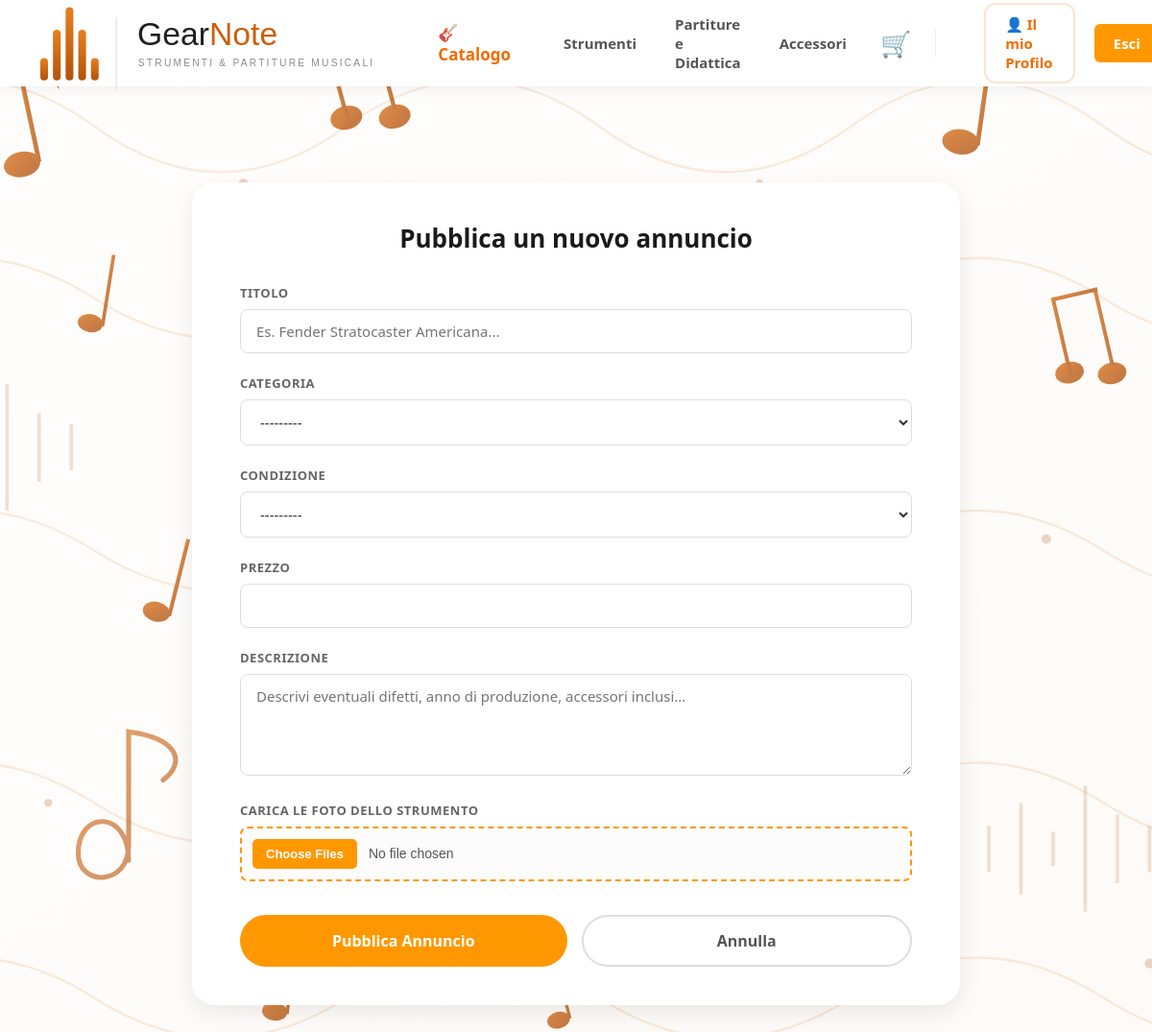
The app's page /catalogo/nuovo-annuncio/ (signed in) with its own data.
### catalog/models.py (models this page shows, shortened)
class Categoria(models.Model):
    nome = models.CharField(max_length=100)
    slug = models.SlugField(unique=True, blank=True)
    categoria_padre = models.ForeignKey(
        'self',
        on_delete=models.CASCADE,
        null=True,
        blank=True,
        related_name='sottocategorie'
    )
    class Meta:
        verbose_name_plural = "Categorie"
    def __str__(self):
        if self.categoria_padre:
            return f"{self.categoria_padre.nome} -> {self.nome}"
        return self.nome

### catalog/views.py (the view)
# urls.py: path('nuovo-annuncio/', views.aggiungi_prodotto, name='aggiungi_prodotto'),
@login_required(login_url='/accounts/login/')
def aggiungi_prodotto(request):
    if not hasattr(request.user, 'profilo') or request.user.profilo.ruolo != 'venditore':
        messages.error(request, "Accesso negato. Solo i venditori possono creare annunci.")
        return redirect('home')
    if request.method == 'POST':
        form = ProdottoForm(request.POST, request.FILES)
        if form.is_valid():
            prodotto = form.save(commit=False)
            prodotto.venditore = request.user
            prodotto.save()
            immagini = request.FILES.getlist('foto')
            for indice, file_immagine in enumerate(immagini):
                is_principale = True if indice == 0 else False
                ImmagineProdotto.objects.create(
                    prodotto=prodotto,
                    immagine=file_immagine,
                    principale=is_principale
                )
            return redirect('accounts:profilo')
    else:
        form = ProdottoForm()
    return render(request, 'catalog/dati_prodotto.html', {'form': form})

### catalog/forms.py (shortened to what this page needs)
class ProdottoForm(forms.ModelForm):
    foto = MultipleFileField(
        required=False,
        label="Carica le foto dello strumento"
    )
    class Meta:
        model = Prodotto
        fields = [
            'titolo',
            'categoria',
            'condizione',
            'prezzo',
            'descrizione'
        ]
        widgets = {
            'titolo': forms.TextInput(attrs={'class': 'form-control', 'placeholder': 'Es. Fender Stratocaster Americana...'}),
            'categoria': forms.Select(attrs={'class': 'form-select'}),
            'condizione': forms.Select(attrs={'class': 'form-select'}),
            'prezzo': forms.NumberInput(attrs={'class': 'form-control', 'step': '0.01'}),
            'descrizione': forms.Textarea(attrs={'class': 'form-control', 'rows': 4, 'placeholder': 'Descrivi eventuali difetti, anno di produzione, accessori inclusi...'}),
        }

### cart/context_processors.py (called while the page is built)
def contatore_carrello(request):
    conteggio = 0
    if request.user.is_authenticated and request.user.profilo.ruolo != 'venditore':
        try:
            carrello = Carrello.objects.get(utente=request.user)
            conteggio = carrello.numero_articoli
        except Carrello.DoesNotExist:
            conteggio = 0
    return {'cart_items_count': conteggio}

### catalog/context_processors.py (called while the page is built)
def categorie_navbar(request):
    return {
        'categorie_principali': Categoria.objects.filter(categoria_padre__isnull=True)
    }

### catalog/models.py (called while the page is built)
    def __str__(self):
        return self.nome

### catalog/templates/catalog/dati_prodotto.html (shortened to what this page needs)
{% extends 'base.html' %}
{% block content %}
<div class="nuovo-annuncio-wrapper">
    <div class="form-card">
        <h2>
            {% if prodotto %}
                Modifica Annuncio
            {% else %}
                Pubblica un nuovo annuncio
            {% endif %}
        </h2>
        <form method="POST" enctype="multipart/form-data">
            {% for field in form %}
                <div class="campo-gruppo">
                    <label>{{ field.label }}</label>
                    {{ field }}
                </div>
            {% endfor %}
            <div class="azioni-form">
                <button type="submit" class="btn-primary">
                    {% if prodotto %}Salva Modifiche{% else %}Pubblica Annuncio{% endif %}
                </button>
                <a href="{% url 'accounts:profilo' %}" class="btn-annulla">Annulla</a>
            </div>
        </form>
    </div>
</div>
{% endblock %}

### templates/base.html (shortened to what this page needs)
{% load static %}
<!DOCTYPE html>
<html lang="it">
<head>
    <link rel="stylesheet" href="{% static 'css/style.css' %}">
</head>
<body>
    <header class="navbar" style="display: flex; justify-content: space-between; align-items: center;">
        <div style="display: flex; align-items: center; gap: 40px;">
            <div class="logo">
                <a href="/">
                    <img src="{% static 'img/logo.svg' %}" alt="Logo GearNote" style="display: block;">
                </a>
            </div>
            <a href="{% url 'catalog:lista' %}" style="
                font-size: 17px;
                font-weight: 800;
                color: #ef6c00;
                text-decoration: none;
                display: flex;
                align-items: center;
                gap: 8px;
                padding: 8px 15px;
                border-radius: 12px;
                transition: all 0.2s ease;
            " onmouseover="this.style.backgroundColor='#fff8f3'; this.style.transform='translateY(-2px)';" onmouseout="this.style.backgroundColor='transparent'; this.style.transform='translateY(0)';"
            >
                🎸 Catalogo
            </a>
            {% for macro in categorie_principali %}
                <a href="{% url 'catalog:categoria_detail' macro.slug %}" class="link-macro" style="
                    font-size: 15px;
                    font-weight: 600;
                    color: #555;
                    text-decoration: none;
                    transition: color 0.2s;
                " onmouseover="this.style.color='#ef6c00';" onmouseout="this.style.color='#555';">
                    {{ macro.nome }}
                </a>
            {% endfor %}
        </div>
        <nav class="nav-links" style="display: flex; align-items: center; gap: 20px;">
            <a href="{% url 'cart:vedi_carrello' %}" style="text-decoration: none; position: relative; display: flex; align-items: center; justify-content: center; padding: 5px; transition: transform 0.2s ease;" onmouseover="this.style.transform='scale(1.1)';" onmouseout="this.style.transform='scale(1)';">
                <span style="font-size: 26px;">🛒</span>
            </a>
            {% if user.is_authenticated %}
                <a href="{% url 'accounts:profilo' %}" style="
                    padding: 10px 20px;
                    background: white;
                    color: #ef6c00;
                    border: 2px solid #fde4d0;
                    border-radius: 12px;
                    font-weight: 700;
                    text-decoration: none;
                    transition: all 0.2s ease;
                " onmouseover="this.style.borderColor='#ef6c00'; this.style.boxShadow='0 4px 10px rgba(239, 108, 0, 0.1)';" onmouseout="this.style.borderColor='#fde4d0'; this.style.boxShadow='none';">
                    👤 Il mio Profilo
                </a>
                <form action="{% url 'accounts:logout' %}" method="post" style="display: inline;">
                    <button type="submit" class="btn-primary">Esci</button>
                </form>
            {% else %}
                <a href="{% url 'accounts:login' %}" style="text-decoration: none; color: #333; font-weight: 700; padding: 10px 15px;">Accedi</a>
                <a href="{% url 'accounts:registrati' %}" class="btn-primary">Registrati</a>
            {% endif %}
        </nav>
    </header>
    <main class="container">
        {% block content %}
        {% endblock content %}
    </main>
</body>
</html>

### static/css/style.css (style rules this page uses)
:root { --colore-sfondo: #f4f6f9; --colore-bianco: #ffffff; --testo-base: #333333; --testo-titoli: #1a1a1a; --testo-secondario: #555555; --testo-chiaro: #666666; --arancione-base: #ff9800; --arancione-scuro: #e67e22; --ombra-arancione: rgba(255, 152, 0, 0.4); --rosso-logout: #e74c3c; --rosso-logout-hover: #c0392b; --bordo-input: #dddddd; --ombra-leggera: 0 4px 12px rgba(0, 0, 0, 0.05); --ombra-scheda: 0 8px 24px rgba(0, 0, 0, 0.08); }
body { margin: 0; padding: 0; font-family: 'Segoe UI', Roboto, Helvetica, Arial, sans-serif; color: var(--testo-base); background-image: url('../img/background.svg'); background-size: cover; background-position: center; background-repeat: no-repeat; background-attachment: fixed; }
.navbar { background-color: var(--colore-bianco); box-shadow: var(--ombra-leggera); display: flex; justify-content: space-between; align-items: center; padding: 0 50px 0 20px; height: 90px; box-sizing: border-box; position: sticky; top: 0; z-index: 1000; }
.container { max-width: 1000px; margin: 40px auto; padding: 20px; }
.logo { display: flex; align-items: center; height: 100%; padding: 0; }
.logo a { display: flex; align-items: center; text-decoration: none; height: 100%; }
.logo img { height: 110px; width: auto; display: block; margin-top: 0px; transition: transform 0.2s ease-in-out; }
.nav-links { display: flex; align-items: center; }
.nav-links a { color: var(--testo-secondario); text-decoration: none; font-weight: 600; font-size: 15px; margin-left: 30px; transition: color 0.2s ease-in-out; }
.btn-primary { background-color: var(--arancione-base) !important; color: var(--colore-bianco) !important; padding: 10px 20px; border: none !important; border-radius: 6px; font-size: 15px; font-weight: bold; font-family: inherit; cursor: pointer; text-align: center; text-decoration: none !important; display: inline-block; box-sizing: border-box; transition: all 0.3s ease !important; }
a.btn-primary, a.btn-primary:link, a.btn-primary:visited, a.btn-primary:hover, a.btn-primary:active, button.btn-primary { color: var(--colore-bianco) !important; }
html { scrollbar-width: thin; scrollbar-color: var(--arancione-scuro) #f4f1ec; }

### catalog/templates/catalog/dati_prodotto.html (style rules this page uses)
.nuovo-annuncio-wrapper { width: 95vw; max-width: 800px; margin: 40px auto; }
.form-card { background: var(--colore-bianco); padding: 40px 50px; border-radius: 24px; box-shadow: var(--ombra-scheda); }
.form-card h2 { margin-top: 0; margin-bottom: 30px; color: var(--testo-titoli); font-size: 26px; font-weight: 800; text-align: center; }
.campo-gruppo { margin-bottom: 22px; }
.campo-gruppo label { display: block; font-size: 13px; text-transform: uppercase; color: var(--testo-chiaro); font-weight: 700; margin-bottom: 8px; letter-spacing: 0.5px; }
.campo-gruppo input[type="text"], .campo-gruppo input[type="number"], .campo-gruppo select, .campo-gruppo textarea { width: 100%; padding: 12px 16px; border: 1px solid var(--bordo-input); border-radius: 8px; box-sizing: border-box; font-size: 15px; background-color: var(--colore-bianco); color: var(--testo-base); font-family: inherit; transition: all 0.25s ease-in-out; }
.campo-gruppo input[type="file"] { width: 100%; padding: 11px; background-color: #fcfcfc; border: 2px dashed var(--arancione-base); border-radius: 8px; box-sizing: border-box; font-size: 14px; color: var(--testo-secondario); cursor: pointer; transition: all 0.25s ease-in-out; }
.azioni-form { display: flex; gap: 15px; margin-top: 35px; }
.azioni-form .btn-primary { flex: 1; border-radius: 50px; padding: 14px; font-size: 16px; cursor: pointer; text-align: center; box-sizing: border-box; border: 2px solid transparent; }
.btn-annulla { flex: 1; padding: 14px; border: 2px solid var(--bordo-input); background: transparent; color: var(--testo-secondario); border-radius: 50px; text-decoration: none; font-weight: bold; text-align: center; box-sizing: border-box; transition: all 0.2s ease; display: flex; align-items: center; justify-content: center; }

### records on screen
Categoria: nome "Strumenti"
Categoria: nome "Partiture e Didattica"
Categoria: nome "Accessori"

### other values on screen
{{ field.label }} "TITOLO" "CATEGORIA" "CONDIZIONE" "PREZZO" "DESCRIZIONE" "CARICA LE FOTO DELLO STRUMENTO"
